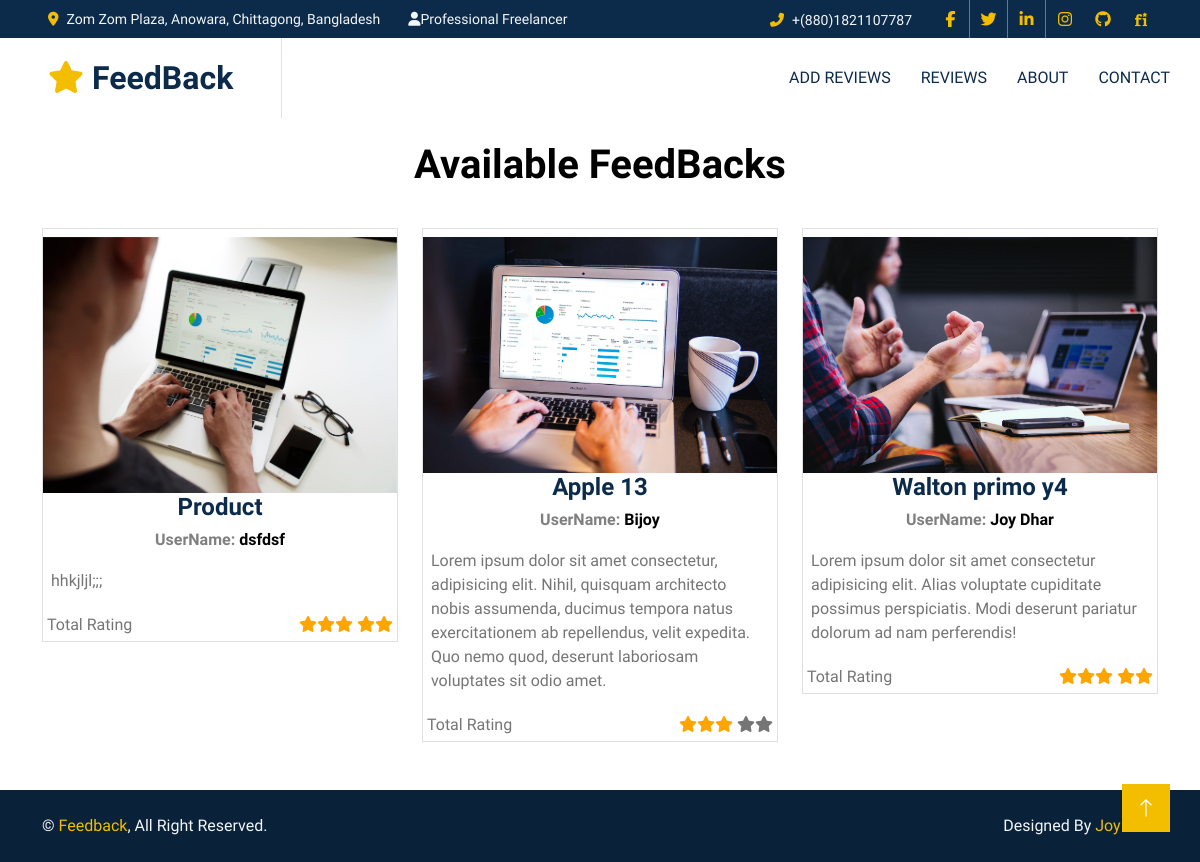
Screenshot of /reviews.php with the database file from the repository.
### tables this page shows
CREATE TABLE `final_feedback` (
  `id` int(11) NOT NULL,
  `name` varchar(255) NOT NULL,
  `email` varchar(255) NOT NULL,
  `product_name` varchar(255) NOT NULL,
  `file` varchar(255) NOT NULL,
  `product_feedback` text NOT NULL,
  `review` int(10) NOT NULL
);

### section/display.php (the view, shortened to what this page needs)
<div class="container mt-2">
    <div class="row">
        <h1 style="text-align:center;color:black;padding:15px 0px;">Available FeedBacks</h1>
        <?php
        $sql = "SELECT *  FROM final_feedback ORDER BY id DESC";
        $result = mysqli_query($connection, $sql);
        if (mysqli_num_rows($result) > 0) {
            while ($row = mysqli_fetch_assoc($result)) {
        ?>
                <div class="col-md-4">
                    <div class=" justify-content-center mt-3">
                        <div class="card bg-white">
                            <div class="about-product text-center mt-2"><img src="uploads/<?php echo $row['file']; ?>" width="100%" class="card-img">
                                <div>
                                    <h4><?php echo $row['product_name'] ?></h4>
                                    <h6 class="mt-0 text-black-50">UserName: <span style="color:black;font-weight:bold;"> <?php echo $row['name'] ?> </span></h6>
                                </div>
                            </div>
                            <div class="stats mt-1 p-2">
                                <?php echo $row['product_feedback'] ?>
                            </div>
                            <div class="d-flex justify-content-between total font-weight-bold mt-2 p-1"><span>Total Rating</span>
                                <span>
                                    <?php
                                    if ($row['review'] == 5) {
                                    ?>
                                        <i class="fas fa-star orange"></i><i class="fas fa-star orange"></i><i class="fas fa-star orange"></i> <i class="fas fa-star orange"></i><i class="fas fa-star orange"></i>
                                    <?php
                                    }
                                    ?>
                                    <?php
                                    if ($row['review'] == 3) {
                                    ?>
                                        <i class="fas fa-star orange"></i><i class="fas fa-star orange"></i><i class="fas fa-star orange"></i> <i class="fas fa-star "></i><i class="fas fa-star "></i>
                                    <?php
                                    }
                                    ?>
                                </span>
                            </div>
                        </div>
                    </div>
                </div>
            <?php
            }
        } else {
            ?>
            <div class="alert alert-danger my-6">
                <strong>No Reviews!</strong> There are no reviews.
            </div>
        <?php
        }
        ?>
    </div>
</div>

### reviews.php (shortened to what this page needs)
<?php include_once('section/connection.php') ?>
<!DOCTYPE html>
<html lang="en">
<head>
    <?php include_once('section/head.php') ?>
</head>
<body>
    <?php include 'section/nav.php'; ?>
    <?php include 'section/display.php'; ?>
    <?php include('section/copyright.php') ?>
    <?php include_once('section/js_files.php') ?>
</body>
</html>

### section/head.php (shortened to what this page needs)
<link href="https://cdnjs.cloudflare.com/ajax/libs/font-awesome/5.10.0/css/all.min.css" rel="stylesheet">
<link href="https://cdn.jsdelivr.net/npm/bootstrap-icons@1.4.1/font/bootstrap-icons.css" rel="stylesheet">
<link href="lib/animate/animate.min.css" rel="stylesheet">
<link href="lib/owlcarousel/assets/owl.carousel.min.css" rel="stylesheet">
<link href="css/bootstrap.min.css" rel="stylesheet">
<link rel="stylesheet" href="path/to/font-awesome/css/font-awesome.min.css">
<link href="css/style.css" rel="stylesheet">
<link rel="stylesheet" href="style.css" >

### section/nav.php (shortened to what this page needs)
<div class="container-fluid bg-dark text-light p-0">
    <div class="row gx-0 d-none d-lg-flex">
        <div class="col-lg-7 px-5 text-start">
            <div class="h-100 d-inline-flex align-items-center me-4">
                <small class="fa fa-map-marker-alt text-primary me-2"></small>
                <small>Zom Zom Plaza, Anowara, Chittagong, Bangladesh</small>
            </div>
            <div class="h-100 d-inline-flex align-items-center">
                <small class="fas fa-user"></small>
                <small>Professional Freelancer<i class=""></i></small>
            </div>
        </div>
        <div class="col-lg-5 px-5 text-end">
            <div class="h-100 d-inline-flex align-items-center me-4">
                <small class="fa fa-phone-alt text-primary me-2"></small>
                <small>+(880)1821107787</small>
            </div>
            <div class="h-100 d-inline-flex align-items-center mx-n2">
                <a class="btn btn-square btn-link rounded-0 border-0 border-end border-secondary" href="https://www.facebook.com/profile.php?id=100007957393219"><i class="fab fa-facebook-f"></i></a>
                <a class="btn btn-square btn-link rounded-0 border-0 border-end border-secondary" href="https://twitter.com/JoyDhar92552514"><i class="fab fa-twitter"></i></a>
                <a class="btn btn-square btn-link rounded-0 border-0 border-end border-secondary" href="https://www.linkedin.com/in/joy-dhar-2689ab191/"><i class="fab fa-linkedin-in"></i></a>
                <a class="btn btn-square btn-link rounded-0" href="https://www.instagram.com/joyustcian/"><i class="fab fa-instagram"></i></a>
                <a class="btn btn-square btn-link rounded-0" href="https://github.com/JoyDhar32"><i class="fab fa-github"></i></a>
                <a class="btn btn-square btn-link rounded-0" href="https://www.fiverr.com/joyustcian"><i class="fab fa-fonticons-fi"></i></a>
            </div>
        </div>
    </div>
</div>
<nav class="navbar navbar-expand-lg bg-white navbar-light sticky-top p-0">
    <a href="index.php" class="navbar-brand d-flex align-items-center border-end px-4 px-lg-5">
        <h2 class="m-0"><i class="fa fa-star text-primary me-2"></i>FeedBack</h2>
    </a>
    <div class="collapse navbar-collapse" id="navbarCollapse">
        <div class="navbar-nav ms-auto p-4 p-lg-0">
            <a href="index.php" class="nav-item nav-link">Add Reviews</a>
            <a href="reviews.php" class="nav-item nav-link">ReviewS</a>
            <a href="https://joyustcian.com" class="nav-item nav-link">About</a>
            <a href="contact.php" class="nav-item nav-link">Contact</a>
        </div>
    </div>
</nav>

### section/copyright.php
<div class="container-fluid copyright text-light py-4 wow fadeIn mt-5" data-wow-delay="0.1s">
    <div class="container">
        <div class="row">
            <div class="col-md-6 text-center text-md-start mb-3 mb-md-0">
                &copy; <a href="#">Feedback</a>, All Right Reserved.
            </div>
            <div class="col-md-6 text-center text-md-end">
                Designed By <a href="https://joyustcian.com">Joy Dhar</a>
            </div>
        </div>
    </div>
</div>

### section/js_files.php (shortened to what this page needs)
<a href="#" class="btn btn-lg btn-primary btn-lg-square back-to-top"><i class="bi bi-arrow-up"></i></a>

### css/style.css (style rules this page uses)
:root { --primary: #F3BD00; --secondary: #757575; --light: #F3F6F8; --dark: #0C2B4B; }
.py-4 { padding-top: 4.5rem; padding-bottom: 4.5rem; }
.back-to-top { position: fixed; display: none; right: 30px; bottom: 30px; z-index: 99; }
.btn { font-weight: 500; transition: .5s; }
.btn.btn-primary, .btn.btn-outline-primary:hover { color: #FFFFFF; }
.btn-square { width: 38px; height: 38px; }
.btn-lg-square { width: 48px; height: 48px; }
.btn-square, .btn-sm-square, .btn-lg-square { padding: 0; display: flex; align-items: center; justify-content: center; font-weight: normal; }
.navbar.sticky-top { top: -100px; transition: .5s; }
.navbar .navbar-brand, .navbar a.btn { height: 80px }
.navbar .navbar-nav .nav-link { margin-right: 30px; padding: 25px 0; color: var(--dark); font-weight: 500; text-transform: uppercase; outline: none; }
.copyright { background: #092139; }
.copyright a { color: var(--primary); }

### section/head.php (style rules this page uses)
.orange { color: orange; }

### rows the page displays
final_feedback: file (picture), product_name "Product", name "dsfdsf", product_feedback "hhkjljl;;;", review 5 (drawn)
final_feedback: file (picture), product_name "Apple 13", name "Bijoy", product_feedback "Lorem ipsum dolor sit amet consectetur, adipisicing elit. Nihil, quisquam architecto nobis assumenda, ducimus tempora natus exercitationem ab repellendus, velit expedita. Quo nemo quod, deserunt laboriosam voluptates sit odio amet.", review 3 (drawn)
final_feedback: file (picture), product_name "Walton primo y4", name "Joy Dhar", product_feedback "Lorem ipsum dolor sit amet consectetur adipisicing elit. Alias voluptate cupiditate possimus perspiciatis. Modi deserunt pariatur dolorum ad nam perferendis!", review 5 (drawn)
